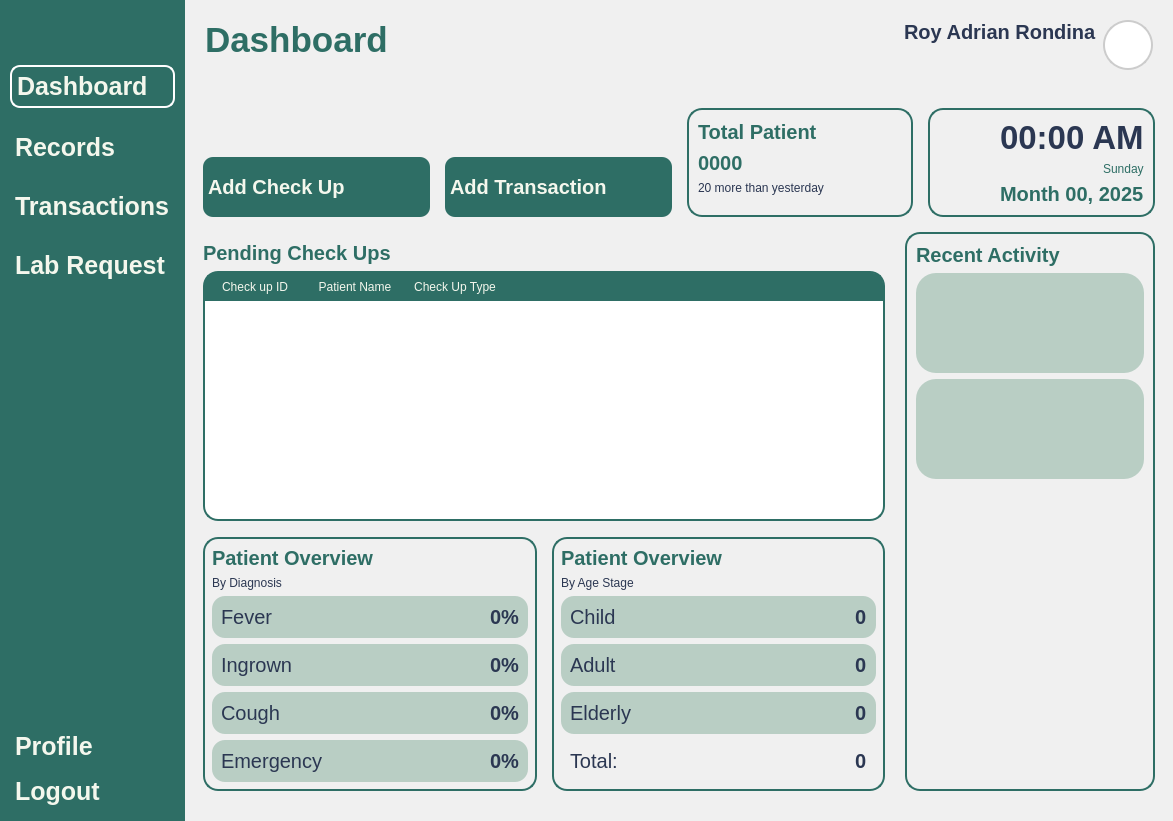
<?xml version="1.0" encoding="UTF-8"?>
<ui version="4.0">
 <class>MainWindow</class>
 <widget class="QMainWindow" name="MainWindow">
  <property name="geometry">
   <rect>
    <x>0</x>
    <y>0</y>
    <width>1173</width>
    <height>821</height>
   </rect>
  </property>
  <property name="windowTitle">
   <string>MainWindow</string>
  </property>
  <property name="styleSheet">
   <string notr="true">*{
	padding: 0px;
	margin: 0px;
	border: 0px;
}
QPushButton {
	font: 900 10pt &quot;Satoshi Black&quot;;
	background-color: transparent;
 	border-radius: 10px;
	font-weight: bold;
	font-size: 25px;
	color: #F4F7ED;
	text-align: left;
	padding: 5px 5px;
}
#NavBar {
    background-color: #2E6E65;
}
QLabel {
	font: 900 10pt &quot;Satoshi Black&quot;;
	font-size: 20px;
	font-weight: bold;
	color: #2E6E65;
	qproperty-alignment: 'AlignLeft';
    qproperty-wordWrap: true;
	background: transparent;
}

#MainBodyContainer {
	background-color: #f0f0f0;
}
</string>
  </property>
  <widget class="QWidget" name="centralwidget">
   <layout class="QHBoxLayout" name="horizontalLayout">
    <property name="spacing">
     <number>0</number>
    </property>
    <property name="leftMargin">
     <number>0</number>
    </property>
    <property name="topMargin">
     <number>0</number>
    </property>
    <property name="rightMargin">
     <number>0</number>
    </property>
    <property name="bottomMargin">
     <number>0</number>
    </property>
    <item>
     <widget class="QWidget" name="NavBar" native="true">
      <property name="sizePolicy">
       <sizepolicy hsizetype="Preferred" vsizetype="Expanding">
        <horstretch>0</horstretch>
        <verstretch>0</verstretch>
       </sizepolicy>
      </property>
      <layout class="QVBoxLayout" name="verticalLayout_3">
       <property name="spacing">
        <number>6</number>
       </property>
       <property name="leftMargin">
        <number>10</number>
       </property>
       <property name="topMargin">
        <number>10</number>
       </property>
       <property name="rightMargin">
        <number>10</number>
       </property>
       <property name="bottomMargin">
        <number>10</number>
       </property>
       <item>
        <widget class="QPushButton" name="DashBoardButton_2">
         <property name="text">
          <string/>
         </property>
         <property name="icon">
          <iconset resource="../Images/resources.qrc">
           <normaloff>:/lucide/icons/align-justify.svg</normaloff>:/lucide/icons/align-justify.svg</iconset>
         </property>
         <property name="iconSize">
          <size>
           <width>30</width>
           <height>30</height>
          </size>
         </property>
        </widget>
       </item>
       <item>
        <spacer name="verticalSpacer_3">
         <property name="orientation">
          <enum>Qt::Vertical</enum>
         </property>
         <property name="sizeType">
          <enum>QSizePolicy::Fixed</enum>
         </property>
         <property name="sizeHint" stdset="0">
          <size>
           <width>20</width>
           <height>10</height>
          </size>
         </property>
        </spacer>
       </item>
       <item>
        <layout class="QVBoxLayout" name="MainButtons_2">
         <property name="spacing">
          <number>20</number>
         </property>
         <property name="sizeConstraint">
          <enum>QLayout::SetNoConstraint</enum>
         </property>
         <item>
          <widget class="QPushButton" name="DashboardButton">
           <property name="styleSheet">
            <string notr="true">QPushButton{
border: 2px solid white;
}</string>
           </property>
           <property name="text">
            <string>Dashboard</string>
           </property>
           <property name="icon">
            <iconset resource="../Images/resources.qrc">
             <normaloff>:/lucide/icons/layout-dashboard.svg</normaloff>:/lucide/icons/layout-dashboard.svg</iconset>
           </property>
           <property name="iconSize">
            <size>
             <width>30</width>
             <height>30</height>
            </size>
           </property>
          </widget>
         </item>
         <item>
          <widget class="QPushButton" name="RecordsButton">
           <property name="text">
            <string>Records</string>
           </property>
           <property name="icon">
            <iconset resource="../Images/resources.qrc">
             <normaloff>:/lucide/icons/file-text.svg</normaloff>:/lucide/icons/file-text.svg</iconset>
           </property>
           <property name="iconSize">
            <size>
             <width>30</width>
             <height>30</height>
            </size>
           </property>
          </widget>
         </item>
         <item>
          <widget class="QPushButton" name="TransactionButton">
           <property name="text">
            <string>Transactions</string>
           </property>
           <property name="icon">
            <iconset resource="../Images/resources.qrc">
             <normaloff>:/lucide/icons/tickets.svg</normaloff>:/lucide/icons/tickets.svg</iconset>
           </property>
           <property name="iconSize">
            <size>
             <width>30</width>
             <height>30</height>
            </size>
           </property>
          </widget>
         </item>
         <item>
          <widget class="QPushButton" name="LabRequestButton">
           <property name="text">
            <string>Lab Request</string>
           </property>
          </widget>
         </item>
         <item>
          <spacer name="verticalSpacer_4">
           <property name="orientation">
            <enum>Qt::Vertical</enum>
           </property>
           <property name="sizeType">
            <enum>QSizePolicy::Expanding</enum>
           </property>
           <property name="sizeHint" stdset="0">
            <size>
             <width>20</width>
             <height>40</height>
            </size>
           </property>
          </spacer>
         </item>
        </layout>
       </item>
       <item>
        <layout class="QVBoxLayout" name="verticalLayout_4">
         <property name="sizeConstraint">
          <enum>QLayout::SetNoConstraint</enum>
         </property>
         <item>
          <widget class="QPushButton" name="pushButton_9">
           <property name="text">
            <string>Profile</string>
           </property>
           <property name="icon">
            <iconset resource="../Images/resources.qrc">
             <normaloff>:/lucide/icons/user-round-cog.svg</normaloff>:/lucide/icons/user-round-cog.svg</iconset>
           </property>
           <property name="iconSize">
            <size>
             <width>30</width>
             <height>30</height>
            </size>
           </property>
          </widget>
         </item>
         <item>
          <widget class="QPushButton" name="pushButton_10">
           <property name="text">
            <string>Logout</string>
           </property>
           <property name="icon">
            <iconset resource="../Images/resources.qrc">
             <normaloff>:/lucide/icons/log-out.svg</normaloff>:/lucide/icons/log-out.svg</iconset>
           </property>
           <property name="iconSize">
            <size>
             <width>30</width>
             <height>30</height>
            </size>
           </property>
          </widget>
         </item>
        </layout>
       </item>
      </layout>
     </widget>
    </item>
    <item>
     <widget class="QWidget" name="MainBodyContainer" native="true">
      <property name="sizePolicy">
       <sizepolicy hsizetype="Expanding" vsizetype="Preferred">
        <horstretch>0</horstretch>
        <verstretch>0</verstretch>
       </sizepolicy>
      </property>
      <property name="styleSheet">
       <string notr="true">#MainBodyContainer {
	background-color: #f0f0f0;
}

#Header {
	padding: 20px 20px;
}
QLabel {
    padding: 0px;
}
#UserType {
	font: 300 10pt &quot;Lexend Light&quot;;
	font-size: 15px;
	color: #2B3752;
}
#UserName {
	font: 600 10pt &quot;Lexend SemiBold&quot;;
	font-size: 20px;
	color: #2B3752;
}
#InterfaceTitle{
	font-size: 35px;
}
QGraphicsView {
    border: 2px solid #ccc;
    border-radius: 25px;
    background: white;
}

QComboBox {
    background-color: #2E6E65;
    font-size: 15px;
    color: #1b3b3a;
    border-radius: 10px;
    padding: 5px 10px;
    border: 1px solid #2E6E65;
}

QComboBox::drop-down {
    background: transparent;
    border: none;
    width: 20px;
}

QPushButton {
	background-color: #2e6e65;
	font-size: 20px;
}



</string>
      </property>
      <layout class="QVBoxLayout" name="verticalLayout">
       <property name="spacing">
        <number>0</number>
       </property>
       <property name="leftMargin">
        <number>0</number>
       </property>
       <property name="topMargin">
        <number>0</number>
       </property>
       <property name="rightMargin">
        <number>0</number>
       </property>
       <property name="bottomMargin">
        <number>0</number>
       </property>
       <item>
        <widget class="QFrame" name="Header">
         <property name="frameShape">
          <enum>QFrame::StyledPanel</enum>
         </property>
         <property name="frameShadow">
          <enum>QFrame::Raised</enum>
         </property>
         <layout class="QHBoxLayout" name="horizontalLayout_2">
          <property name="leftMargin">
           <number>0</number>
          </property>
          <property name="topMargin">
           <number>0</number>
          </property>
          <property name="rightMargin">
           <number>0</number>
          </property>
          <property name="bottomMargin">
           <number>0</number>
          </property>
          <item>
           <widget class="QLabel" name="InterfaceTitle">
            <property name="layoutDirection">
             <enum>Qt::LeftToRight</enum>
            </property>
            <property name="text">
             <string>Dashboard</string>
            </property>
            <property name="alignment">
             <set>Qt::AlignLeading</set>
            </property>
           </widget>
          </item>
          <item>
           <layout class="QHBoxLayout" name="UserPanel">
            <property name="rightMargin">
             <number>0</number>
            </property>
            <item>
             <layout class="QVBoxLayout" name="UserInfo">
              <property name="spacing">
               <number>0</number>
              </property>
              <item alignment="Qt::AlignRight">
               <widget class="QLabel" name="UserName">
                <property name="text">
                 <string>Roy Adrian Rondina</string>
                </property>
                <property name="alignment">
                 <set>Qt::AlignLeading</set>
                </property>
               </widget>
              </item>
             </layout>
            </item>
            <item>
             <widget class="QFrame" name="Profile">
              <property name="sizePolicy">
               <sizepolicy hsizetype="Fixed" vsizetype="Fixed">
                <horstretch>0</horstretch>
                <verstretch>0</verstretch>
               </sizepolicy>
              </property>
              <property name="minimumSize">
               <size>
                <width>50</width>
                <height>50</height>
               </size>
              </property>
              <property name="maximumSize">
               <size>
                <width>50</width>
                <height>50</height>
               </size>
              </property>
              <property name="frameShape">
               <enum>QFrame::StyledPanel</enum>
              </property>
              <property name="frameShadow">
               <enum>QFrame::Raised</enum>
              </property>
              <layout class="QVBoxLayout" name="verticalLayout_5">
               <property name="spacing">
                <number>0</number>
               </property>
               <property name="leftMargin">
                <number>0</number>
               </property>
               <property name="topMargin">
                <number>0</number>
               </property>
               <property name="rightMargin">
                <number>0</number>
               </property>
               <property name="bottomMargin">
                <number>0</number>
               </property>
               <item>
                <widget class="QGraphicsView" name="ProfilePic">
                 <property name="enabled">
                  <bool>true</bool>
                 </property>
                 <property name="sizePolicy">
                  <sizepolicy hsizetype="Preferred" vsizetype="Preferred">
                   <horstretch>0</horstretch>
                   <verstretch>0</verstretch>
                  </sizepolicy>
                 </property>
                 <property name="minimumSize">
                  <size>
                   <width>0</width>
                   <height>0</height>
                  </size>
                 </property>
                </widget>
               </item>
              </layout>
             </widget>
            </item>
           </layout>
          </item>
         </layout>
        </widget>
       </item>
       <item>
        <widget class="QWidget" name="widget" native="true">
         <property name="sizePolicy">
          <sizepolicy hsizetype="Preferred" vsizetype="Expanding">
           <horstretch>0</horstretch>
           <verstretch>0</verstretch>
          </sizepolicy>
         </property>
         <layout class="QVBoxLayout" name="verticalLayout_2">
          <property name="bottomMargin">
           <number>30</number>
          </property>
          <item>
           <widget class="QWidget" name="TopOverview" native="true">
            <property name="styleSheet">
             <string notr="true">#TotalPatient, #DayFrame {
	border: 2px solid  #2e6e65;
    border-radius: 15px;
}

#Review {
	color: #2b3752;
	font-weight: 300;
	font-size: 12px;
}

#Total, #Time {
	color: #2b3752;
	font-size: 33px;
}

#Day {
	color: #2e6e65;
	font-weight: 300;
	font-size: 12px
}

</string>
            </property>
            <layout class="QHBoxLayout" name="horizontalLayout_3">
             <property name="spacing">
              <number>15</number>
             </property>
             <item alignment="Qt::AlignBottom">
              <widget class="QPushButton" name="AddCheckUp">
               <property name="minimumSize">
                <size>
                 <width>0</width>
                 <height>60</height>
                </size>
               </property>
               <property name="maximumSize">
                <size>
                 <width>16777215</width>
                 <height>60</height>
                </size>
               </property>
               <property name="text">
                <string>Add Check Up</string>
               </property>
              </widget>
             </item>
             <item alignment="Qt::AlignBottom">
              <widget class="QPushButton" name="AddTransac">
               <property name="minimumSize">
                <size>
                 <width>0</width>
                 <height>60</height>
                </size>
               </property>
               <property name="maximumSize">
                <size>
                 <width>16777215</width>
                 <height>60</height>
                </size>
               </property>
               <property name="text">
                <string>Add Transaction</string>
               </property>
              </widget>
             </item>
             <item>
              <widget class="QFrame" name="TotalPatient">
               <property name="frameShape">
                <enum>QFrame::StyledPanel</enum>
               </property>
               <property name="frameShadow">
                <enum>QFrame::Raised</enum>
               </property>
               <layout class="QVBoxLayout" name="verticalLayout_8">
                <item>
                 <widget class="QLabel" name="label_9">
                  <property name="text">
                   <string>Total Patient</string>
                  </property>
                 </widget>
                </item>
                <item>
                 <widget class="QLabel" name="TotalPatient_2">
                  <property name="sizePolicy">
                   <sizepolicy hsizetype="Preferred" vsizetype="Maximum">
                    <horstretch>0</horstretch>
                    <verstretch>0</verstretch>
                   </sizepolicy>
                  </property>
                  <property name="text">
                   <string>0000</string>
                  </property>
                 </widget>
                </item>
                <item alignment="Qt::AlignTop">
                 <widget class="QLabel" name="Review">
                  <property name="text">
                   <string>20 more than yesterday</string>
                  </property>
                 </widget>
                </item>
               </layout>
              </widget>
             </item>
             <item>
              <widget class="QFrame" name="DayFrame">
               <property name="frameShape">
                <enum>QFrame::StyledPanel</enum>
               </property>
               <property name="frameShadow">
                <enum>QFrame::Raised</enum>
               </property>
               <layout class="QVBoxLayout" name="verticalLayout_9">
                <item alignment="Qt::AlignRight">
                 <widget class="QLabel" name="Time">
                  <property name="text">
                   <string>00:00 AM</string>
                  </property>
                 </widget>
                </item>
                <item alignment="Qt::AlignRight">
                 <widget class="QLabel" name="Day">
                  <property name="text">
                   <string>Sunday</string>
                  </property>
                 </widget>
                </item>
                <item alignment="Qt::AlignRight">
                 <widget class="QLabel" name="Month">
                  <property name="text">
                   <string>Month 00, 2025</string>
                  </property>
                 </widget>
                </item>
               </layout>
              </widget>
             </item>
            </layout>
           </widget>
          </item>
          <item>
           <widget class="QFrame" name="frame_3">
            <property name="frameShape">
             <enum>QFrame::StyledPanel</enum>
            </property>
            <property name="frameShadow">
             <enum>QFrame::Raised</enum>
            </property>
            <layout class="QHBoxLayout" name="horizontalLayout_4">
             <property name="spacing">
              <number>0</number>
             </property>
             <property name="leftMargin">
              <number>0</number>
             </property>
             <property name="topMargin">
              <number>0</number>
             </property>
             <property name="rightMargin">
              <number>9</number>
             </property>
             <property name="bottomMargin">
              <number>0</number>
             </property>
             <item>
              <widget class="QFrame" name="TableFrame">
               <property name="sizePolicy">
                <sizepolicy hsizetype="Preferred" vsizetype="Preferred">
                 <horstretch>0</horstretch>
                 <verstretch>0</verstretch>
                </sizepolicy>
               </property>
               <property name="frameShape">
                <enum>QFrame::StyledPanel</enum>
               </property>
               <property name="frameShadow">
                <enum>QFrame::Raised</enum>
               </property>
               <layout class="QVBoxLayout" name="verticalLayout_7">
                <property name="rightMargin">
                 <number>20</number>
                </property>
                <property name="bottomMargin">
                 <number>0</number>
                </property>
                <item>
                 <widget class="QLabel" name="label_2">
                  <property name="text">
                   <string>Pending Check Ups</string>
                  </property>
                 </widget>
                </item>
                <item>
                 <widget class="QTableWidget" name="PendingTable">
                  <property name="styleSheet">
                   <string notr="true">QTableWidget {
    border: 2px solid white;
    border-radius: 15px;
    background-color: white;
	border-color: #2e6e65;
}

QHeaderView {
    border: none;
    font: 700 16pt &quot;Arial&quot;;
    background-color: #2e6e65;
    color: #f4f7ed;
    padding: 0px;
    margin: 0px;
    border-top-left-radius: 10px;
    border-top-right-radius: 10px;
}

QHeaderView::section {
    border: none;
	text-align: left;
    font: 700 16pt &quot;Arial&quot;;
    background-color: #2e6e65;
    color: #f4f7ed;
    padding: 5px;
    margin: 0px;
}

QHeaderView::section:first {
    border-top-left-radius: 10px;
}

QHeaderView::section:last {
    border-top-right-radius: 10px;
}
</string>
                  </property>
                  <column>
                   <property name="text">
                    <string>Check up ID</string>
                   </property>
                  </column>
                  <column>
                   <property name="text">
                    <string>Patient Name</string>
                   </property>
                  </column>
                  <column>
                   <property name="text">
                    <string>Check Up Type</string>
                   </property>
                  </column>
                 </widget>
                </item>
                <item>
                 <widget class="QFrame" name="LowerOverview">
                  <property name="styleSheet">
                   <string notr="true">#DiagnosisOverview {
	border: 2px solid  #2e6e65;
    border-radius: 15px;
}

#AgeStageOverview{
	border: 2px solid  #2e6e65;
    border-radius: 15px;
}

#ByDiagnosisLabel, #ByAgeStageLabel {
	color: #2b3752;
	font-weight: 300;
	font-size: 12px;
}

#ChildLabel, #AdultLabel, #ElderlyLabel, #TotalLabel {
	color: #2b3752;
	font-weight: 300;
	font-size: 20px;
}

#ChildPercentage, #AdultPercentage, #ElderlyPercentage, #TotalPercentage {
	color: #2b3752;
}

#Diagnosis1, #Diagnosis2, #Diagnosis3, #Diagnosis4 {
	color: #2b3752;
	font-weight: 300;
	font-size: 20px;
}

#DiagnosisPercentage1, #DiagnosisPercentage2, #DiagnosisPercentage3, #DiagnosisPercentage4 {
	color: #2b3752
}

#frame, #frame_2, #frame_5, #frame_7, #frame_8, #frame_9, #frame_10 {
	background-color: #b9cec4;
	border-radius: 13px;
}</string>
                  </property>
                  <property name="frameShape">
                   <enum>QFrame::StyledPanel</enum>
                  </property>
                  <property name="frameShadow">
                   <enum>QFrame::Raised</enum>
                  </property>
                  <layout class="QHBoxLayout" name="horizontalLayout_5">
                   <property name="spacing">
                    <number>0</number>
                   </property>
                   <property name="leftMargin">
                    <number>0</number>
                   </property>
                   <property name="topMargin">
                    <number>0</number>
                   </property>
                   <property name="rightMargin">
                    <number>0</number>
                   </property>
                   <property name="bottomMargin">
                    <number>0</number>
                   </property>
                   <item>
                    <widget class="QFrame" name="PatientOverview">
                     <property name="sizePolicy">
                      <sizepolicy hsizetype="Preferred" vsizetype="Preferred">
                       <horstretch>0</horstretch>
                       <verstretch>0</verstretch>
                      </sizepolicy>
                     </property>
                     <property name="frameShape">
                      <enum>QFrame::StyledPanel</enum>
                     </property>
                     <property name="frameShadow">
                      <enum>QFrame::Raised</enum>
                     </property>
                     <layout class="QHBoxLayout" name="horizontalLayout_6">
                      <property name="spacing">
                       <number>15</number>
                      </property>
                      <property name="leftMargin">
                       <number>0</number>
                      </property>
                      <property name="topMargin">
                       <number>10</number>
                      </property>
                      <property name="rightMargin">
                       <number>0</number>
                      </property>
                      <property name="bottomMargin">
                       <number>0</number>
                      </property>
                      <item>
                       <widget class="QWidget" name="DiagnosisOverview" native="true">
                        <property name="sizePolicy">
                         <sizepolicy hsizetype="Expanding" vsizetype="Preferred">
                          <horstretch>0</horstretch>
                          <verstretch>0</verstretch>
                         </sizepolicy>
                        </property>
                        <layout class="QVBoxLayout" name="verticalLayout_10">
                         <item>
                          <widget class="QLabel" name="label_4">
                           <property name="sizePolicy">
                            <sizepolicy hsizetype="Preferred" vsizetype="Maximum">
                             <horstretch>0</horstretch>
                             <verstretch>0</verstretch>
                            </sizepolicy>
                           </property>
                           <property name="text">
                            <string>Patient Overview</string>
                           </property>
                          </widget>
                         </item>
                         <item alignment="Qt::AlignTop">
                          <widget class="QLabel" name="ByDiagnosisLabel">
                           <property name="sizePolicy">
                            <sizepolicy hsizetype="Preferred" vsizetype="Maximum">
                             <horstretch>0</horstretch>
                             <verstretch>0</verstretch>
                            </sizepolicy>
                           </property>
                           <property name="text">
                            <string>By Diagnosis</string>
                           </property>
                          </widget>
                         </item>
                         <item alignment="Qt::AlignTop">
                          <widget class="QFrame" name="frame">
                           <property name="sizePolicy">
                            <sizepolicy hsizetype="Expanding" vsizetype="Maximum">
                             <horstretch>0</horstretch>
                             <verstretch>0</verstretch>
                            </sizepolicy>
                           </property>
                           <property name="frameShape">
                            <enum>QFrame::StyledPanel</enum>
                           </property>
                           <property name="frameShadow">
                            <enum>QFrame::Raised</enum>
                           </property>
                           <layout class="QHBoxLayout" name="horizontalLayout_7">
                            <item>
                             <widget class="QLabel" name="Diagnosis1">
                              <property name="text">
                               <string>Fever</string>
                              </property>
                             </widget>
                            </item>
                            <item alignment="Qt::AlignRight">
                             <widget class="QLabel" name="DiagnosisPercentage1">
                              <property name="text">
                               <string>0%</string>
                              </property>
                             </widget>
                            </item>
                           </layout>
                          </widget>
                         </item>
                         <item alignment="Qt::AlignTop">
                          <widget class="QFrame" name="frame_2">
                           <property name="sizePolicy">
                            <sizepolicy hsizetype="Expanding" vsizetype="Maximum">
                             <horstretch>0</horstretch>
                             <verstretch>0</verstretch>
                            </sizepolicy>
                           </property>
                           <property name="frameShape">
                            <enum>QFrame::StyledPanel</enum>
                           </property>
                           <property name="frameShadow">
                            <enum>QFrame::Raised</enum>
                           </property>
                           <layout class="QHBoxLayout" name="horizontalLayout_8">
                            <item>
                             <widget class="QLabel" name="Diagnosis2">
                              <property name="text">
                               <string>Ingrown</string>
                              </property>
                             </widget>
                            </item>
                            <item alignment="Qt::AlignRight">
                             <widget class="QLabel" name="DiagnosisPercentage2">
                              <property name="text">
                               <string>0%</string>
                              </property>
                             </widget>
                            </item>
                           </layout>
                          </widget>
                         </item>
                         <item alignment="Qt::AlignTop">
                          <widget class="QFrame" name="frame_5">
                           <property name="sizePolicy">
                            <sizepolicy hsizetype="Expanding" vsizetype="Maximum">
                             <horstretch>0</horstretch>
                             <verstretch>0</verstretch>
                            </sizepolicy>
                           </property>
                           <property name="frameShape">
                            <enum>QFrame::StyledPanel</enum>
                           </property>
                           <property name="frameShadow">
                            <enum>QFrame::Raised</enum>
                           </property>
                           <layout class="QHBoxLayout" name="horizontalLayout_9">
                            <item>
                             <widget class="QLabel" name="Diagnosis3">
                              <property name="text">
                               <string>Cough</string>
                              </property>
                             </widget>
                            </item>
                            <item alignment="Qt::AlignRight">
                             <widget class="QLabel" name="DiagnosisPercentage3">
                              <property name="text">
                               <string>0%</string>
                              </property>
                             </widget>
                            </item>
                           </layout>
                          </widget>
                         </item>
                         <item alignment="Qt::AlignTop">
                          <widget class="QFrame" name="frame_7">
                           <property name="sizePolicy">
                            <sizepolicy hsizetype="Expanding" vsizetype="Maximum">
                             <horstretch>0</horstretch>
                             <verstretch>0</verstretch>
                            </sizepolicy>
                           </property>
                           <property name="frameShape">
                            <enum>QFrame::StyledPanel</enum>
                           </property>
                           <property name="frameShadow">
                            <enum>QFrame::Raised</enum>
                           </property>
                           <layout class="QHBoxLayout" name="horizontalLayout_10">
                            <item>
                             <widget class="QLabel" name="Diagnosis4">
                              <property name="text">
                               <string>Emergency</string>
                              </property>
                             </widget>
                            </item>
                            <item alignment="Qt::AlignRight">
                             <widget class="QLabel" name="DiagnosisPercentage4">
                              <property name="text">
                               <string>0%</string>
                              </property>
                             </widget>
                            </item>
                           </layout>
                          </widget>
                         </item>
                        </layout>
                       </widget>
                      </item>
                      <item>
                       <widget class="QWidget" name="AgeStageOverview" native="true">
                        <property name="sizePolicy">
                         <sizepolicy hsizetype="Expanding" vsizetype="Preferred">
                          <horstretch>0</horstretch>
                          <verstretch>0</verstretch>
                         </sizepolicy>
                        </property>
                        <layout class="QVBoxLayout" name="verticalLayout_11">
                         <item>
                          <widget class="QLabel" name="label_3">
                           <property name="sizePolicy">
                            <sizepolicy hsizetype="Preferred" vsizetype="Maximum">
                             <horstretch>0</horstretch>
                             <verstretch>0</verstretch>
                            </sizepolicy>
                           </property>
                           <property name="text">
                            <string>Patient Overview</string>
                           </property>
                          </widget>
                         </item>
                         <item alignment="Qt::AlignTop">
                          <widget class="QLabel" name="ByAgeStageLabel">
                           <property name="sizePolicy">
                            <sizepolicy hsizetype="Preferred" vsizetype="Maximum">
                             <horstretch>0</horstretch>
                             <verstretch>0</verstretch>
                            </sizepolicy>
                           </property>
                           <property name="text">
                            <string>By Age Stage</string>
                           </property>
                          </widget>
                         </item>
                         <item alignment="Qt::AlignTop">
                          <widget class="QFrame" name="frame_8">
                           <property name="sizePolicy">
                            <sizepolicy hsizetype="Expanding" vsizetype="Maximum">
                             <horstretch>0</horstretch>
                             <verstretch>0</verstretch>
                            </sizepolicy>
                           </property>
                           <property name="frameShape">
                            <enum>QFrame::StyledPanel</enum>
                           </property>
                           <property name="frameShadow">
                            <enum>QFrame::Raised</enum>
                           </property>
                           <layout class="QHBoxLayout" name="horizontalLayout_11">
                            <item>
                             <widget class="QLabel" name="ChildLabel">
                              <property name="text">
                               <string>Child</string>
                              </property>
                             </widget>
                            </item>
                            <item alignment="Qt::AlignRight">
                             <widget class="QLabel" name="ChildPercentage">
                              <property name="text">
                               <string>0</string>
                              </property>
                             </widget>
                            </item>
                           </layout>
                          </widget>
                         </item>
                         <item alignment="Qt::AlignTop">
                          <widget class="QFrame" name="frame_9">
                           <property name="sizePolicy">
                            <sizepolicy hsizetype="Expanding" vsizetype="Maximum">
                             <horstretch>0</horstretch>
                             <verstretch>0</verstretch>
                            </sizepolicy>
                           </property>
                           <property name="frameShape">
                            <enum>QFrame::StyledPanel</enum>
                           </property>
                           <property name="frameShadow">
                            <enum>QFrame::Raised</enum>
                           </property>
                           <layout class="QHBoxLayout" name="horizontalLayout_12">
                            <item>
                             <widget class="QLabel" name="AdultLabel">
                              <property name="text">
                               <string>Adult</string>
                              </property>
                             </widget>
                            </item>
                            <item alignment="Qt::AlignRight">
                             <widget class="QLabel" name="AdultPercentage">
                              <property name="text">
                               <string>0</string>
                              </property>
                             </widget>
                            </item>
                           </layout>
                          </widget>
                         </item>
                         <item alignment="Qt::AlignTop">
                          <widget class="QFrame" name="frame_10">
                           <property name="sizePolicy">
                            <sizepolicy hsizetype="Expanding" vsizetype="Maximum">
                             <horstretch>0</horstretch>
                             <verstretch>0</verstretch>
                            </sizepolicy>
                           </property>
                           <property name="frameShape">
                            <enum>QFrame::StyledPanel</enum>
                           </property>
                           <property name="frameShadow">
                            <enum>QFrame::Raised</enum>
                           </property>
                           <layout class="QHBoxLayout" name="horizontalLayout_13">
                            <item>
                             <widget class="QLabel" name="ElderlyLabel">
                              <property name="text">
                               <string>Elderly</string>
                              </property>
                             </widget>
                            </item>
                            <item alignment="Qt::AlignRight">
                             <widget class="QLabel" name="ElderlyPercentage">
                              <property name="text">
                               <string>0</string>
                              </property>
                             </widget>
                            </item>
                           </layout>
                          </widget>
                         </item>
                         <item alignment="Qt::AlignTop">
                          <widget class="QFrame" name="frame_12">
                           <property name="sizePolicy">
                            <sizepolicy hsizetype="Expanding" vsizetype="Maximum">
                             <horstretch>0</horstretch>
                             <verstretch>0</verstretch>
                            </sizepolicy>
                           </property>
                           <property name="frameShape">
                            <enum>QFrame::StyledPanel</enum>
                           </property>
                           <property name="frameShadow">
                            <enum>QFrame::Raised</enum>
                           </property>
                           <layout class="QHBoxLayout" name="horizontalLayout_14">
                            <item>
                             <widget class="QLabel" name="TotalLabel">
                              <property name="text">
                               <string>Total:</string>
                              </property>
                             </widget>
                            </item>
                            <item alignment="Qt::AlignRight">
                             <widget class="QLabel" name="TotalPercentage">
                              <property name="text">
                               <string>0</string>
                              </property>
                             </widget>
                            </item>
                           </layout>
                          </widget>
                         </item>
                        </layout>
                       </widget>
                      </item>
                     </layout>
                    </widget>
                   </item>
                  </layout>
                 </widget>
                </item>
               </layout>
              </widget>
             </item>
             <item>
              <widget class="QFrame" name="RecentFrame">
               <property name="sizePolicy">
                <sizepolicy hsizetype="Expanding" vsizetype="Preferred">
                 <horstretch>0</horstretch>
                 <verstretch>0</verstretch>
                </sizepolicy>
               </property>
               <property name="minimumSize">
                <size>
                 <width>250</width>
                 <height>0</height>
                </size>
               </property>
               <property name="maximumSize">
                <size>
                 <width>70</width>
                 <height>16777215</height>
                </size>
               </property>
               <property name="styleSheet">
                <string notr="true">#RecentFrame {
	border: 2px solid  #2e6e65;
    border-radius: 15px;
}

#RecentFrame QFrame {
	background-color: #b9cec4;
	border-radius: 20px;
}

#RecentFrame QLabel {
	background-color: transparent;
}
</string>
               </property>
               <property name="frameShape">
                <enum>QFrame::StyledPanel</enum>
               </property>
               <property name="frameShadow">
                <enum>QFrame::Raised</enum>
               </property>
               <layout class="QVBoxLayout" name="verticalLayout_6">
                <item>
                 <widget class="QLabel" name="label">
                  <property name="text">
                   <string>Recent Activity</string>
                  </property>
                 </widget>
                </item>
                <item>
                 <widget class="QFrame" name="frame_4">
                  <property name="minimumSize">
                   <size>
                    <width>0</width>
                    <height>100</height>
                   </size>
                  </property>
                  <property name="maximumSize">
                   <size>
                    <width>16777215</width>
                    <height>100</height>
                   </size>
                  </property>
                  <property name="frameShape">
                   <enum>QFrame::StyledPanel</enum>
                  </property>
                  <property name="frameShadow">
                   <enum>QFrame::Raised</enum>
                  </property>
                 </widget>
                </item>
                <item>
                 <widget class="QFrame" name="frame_6">
                  <property name="minimumSize">
                   <size>
                    <width>0</width>
                    <height>100</height>
                   </size>
                  </property>
                  <property name="maximumSize">
                   <size>
                    <width>16777215</width>
                    <height>100</height>
                   </size>
                  </property>
                  <property name="frameShape">
                   <enum>QFrame::StyledPanel</enum>
                  </property>
                  <property name="frameShadow">
                   <enum>QFrame::Raised</enum>
                  </property>
                 </widget>
                </item>
                <item>
                 <spacer name="verticalSpacer">
                  <property name="orientation">
                   <enum>Qt::Vertical</enum>
                  </property>
                  <property name="sizeHint" stdset="0">
                   <size>
                    <width>20</width>
                    <height>40</height>
                   </size>
                  </property>
                 </spacer>
                </item>
               </layout>
              </widget>
             </item>
            </layout>
           </widget>
          </item>
         </layout>
        </widget>
       </item>
      </layout>
     </widget>
    </item>
   </layout>
  </widget>
 </widget>
 <resources>
  <include location="../Images/resources.qrc"/>
 </resources>
 <connections/>
</ui>
